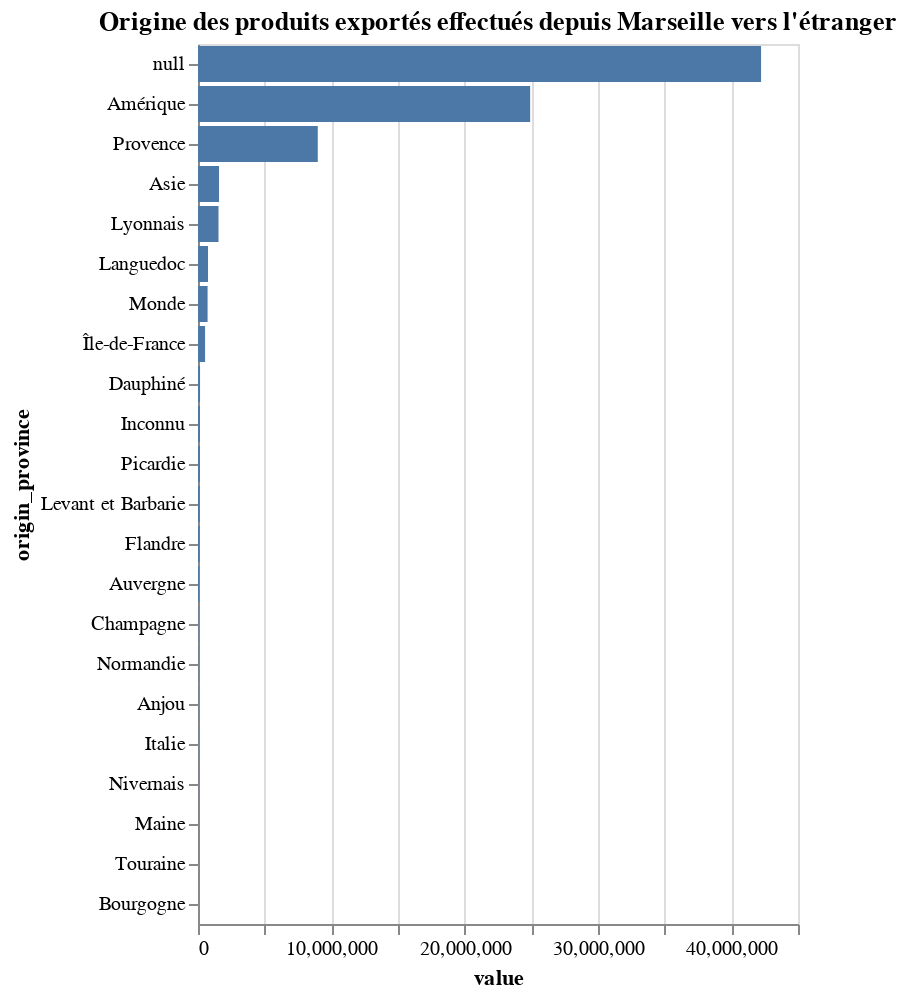

Here is the notebook cell this chart was saved with:
### Code cell
visualise(monde_bucket_data, "Origine des produits exportés effectués depuis Marseille vers l'étranger")

### Figure 1 — Vega-Lite specification as saved in the notebook (floating-point values rounded to 4 significant figures)
{"$schema": "https://vega.github.io/schema/vega-lite/v5.json", "data": {"values": [{"origin_province": "Amérique", "total_value": 24912626}, {"origin_province": "Monde", "total_value": 719270}, {"origin_province": "Provence", "total_value": 8983000.0}, {"origin_province": null, "total_value": 42230000.0}, {"origin_province": "Lyonnais", "total_value": 1538081}, {"origin_province": "Île-de-France", "total_value": 530604}, {"origin_province": "Dauphiné", "total_value": 153492}, {"origin_province": "Languedoc", "total_value": 749237}, {"origin_province": "Levant et Barbarie", "total_value": 128257}, {"origin_province": "Flandre", "total_value": 120619}, {"origin_province": "Inconnu", "total_value": 148001}, {"origin_province": "Normandie", "total_value": 25460}, {"origin_province": "Champagne", "total_value": 30153}, {"origin_province": "Asie", "total_value": 1578281}, {"origin_province": "Auvergne", "total_value": 88244}, {"origin_province": "Picardie", "total_value": 143473}, {"origin_province": "Touraine", "total_value": 1367}, {"origin_province": "Anjou", "total_value": 15120}, {"origin_province": "Italie", "total_value": 11152}, {"origin_province": "Maine", "total_value": 7612}, {"origin_province": "Nivernais", "total_value": 10023}, {"origin_province": "Bourgogne", "total_value": 150}]}, "encoding": {"x": {"field": "total_value", "title": "value", "type": "quantitative"}, "y": {"field": "origin_province", "sort": "-x", "title": "origin_province", "type": "nominal"}}, "mark": "bar", "title": "Origine des produits exportés effectués depuis Marseille vers l'étranger"}
